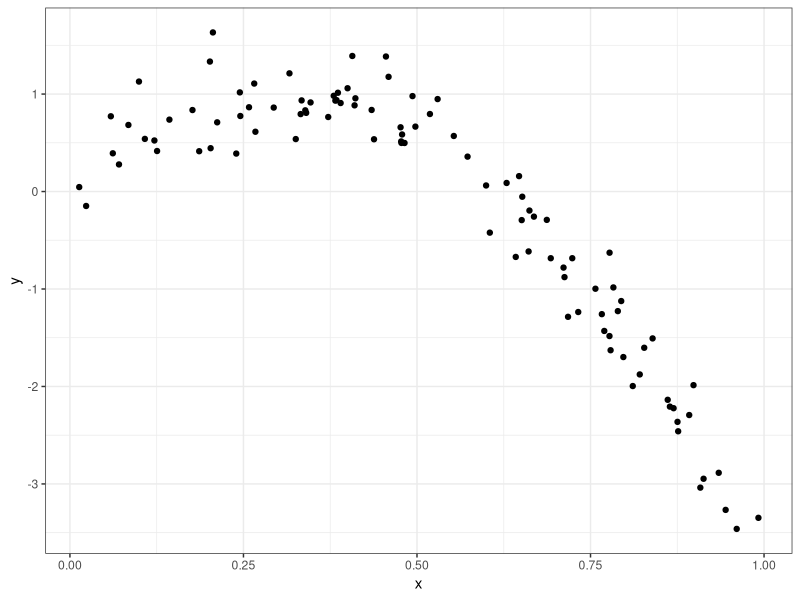
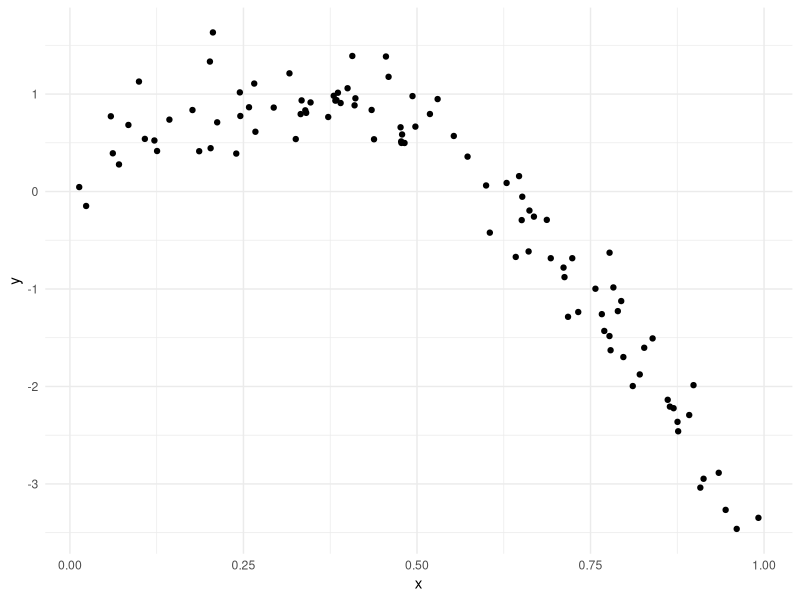

Reproduce these figures in R, in order.
## ---- chunk 1

library(tidyverse)
library(mgcv)
library(modelr)

set.seed(1)

knitr::opts_chunk$set(
	echo = TRUE,
	warning = FALSE,
  out.width = "90%"
)
options(
  ggplot2.continuous.colour = "viridis",
  ggplot2.continuous.fill = "viridis"
)
scale_colour_discrete = scale_colour_viridis_d
scale_fill_discrete = scale_fill_viridis_d
theme_set(theme_minimal() + theme(legend.position = "bottom"))

## ---- chunk 2
nonlin_df = 
  tibble(
    id = 1:100,
    x = runif(100, 0, 1),
    y = 1 - 10 * (x - .3) ^ 2 + rnorm(100, 0, .3)
  )

nonlin_df %>% 
  ggplot(aes(x = x, y = y)) + 
  geom_point() + theme_bw()
## ---- chunk 3
train_df = sample_frac(nonlin_df, frac = 0.8)
test_df = anti_join(nonlin_df, train_df, by = "id")

ggplot(train_df, aes(x = x, y = y)) + 
  geom_point() + 
  geom_point(data = test_df, color = "red")
